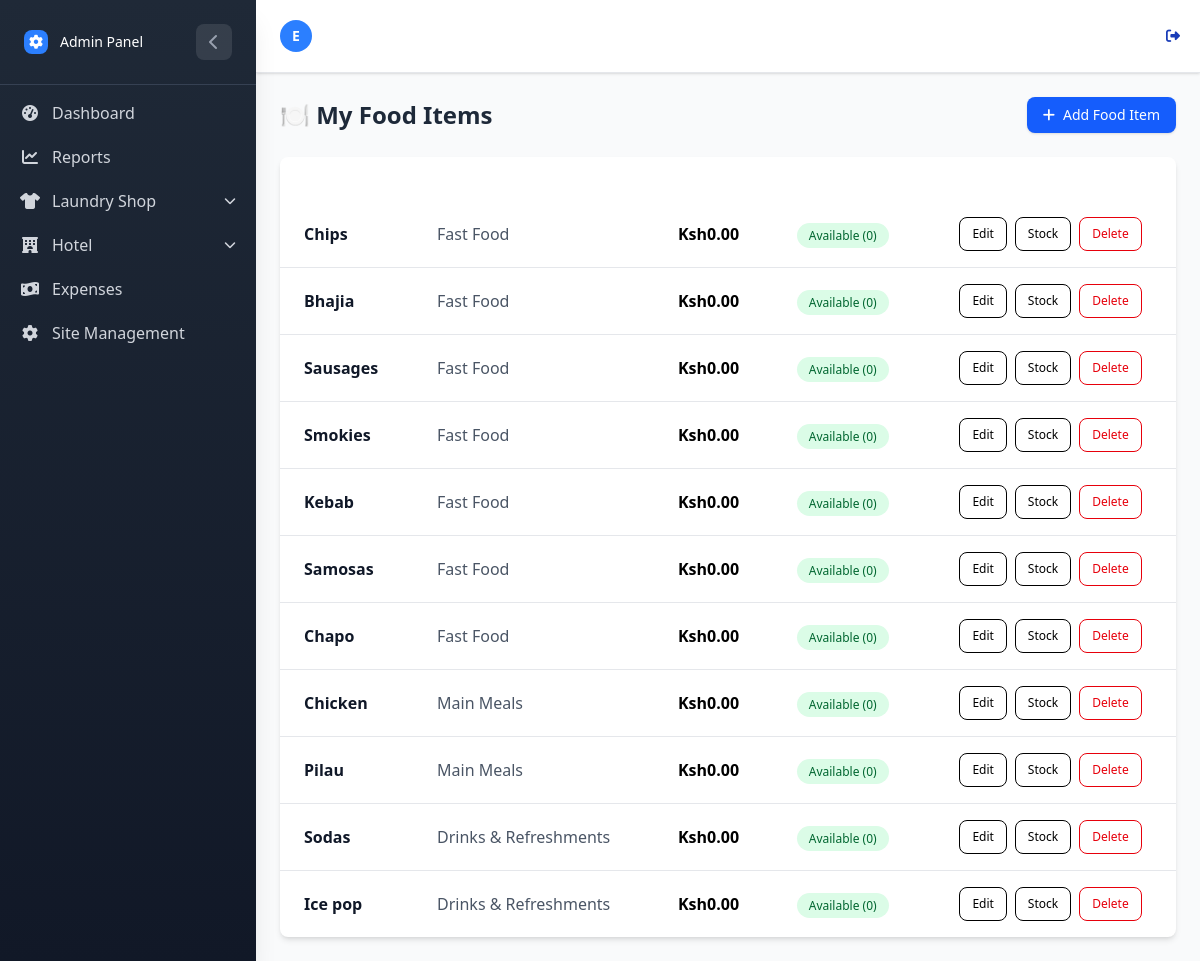
The app's page /Hotel/items/ (signed in) with its own data.
### LaundryApp/models.py (models this page shows, shortened)
class UserProfile(AbstractUser):
    username = None
    email = models.EmailField(unique=True)
    USERNAME_FIELD = 'email'
    REQUIRED_FIELDS = []
    APP_CHOICES = (
        ('laundry', 'Laundry'),
        ('hotel', 'Hotel'),
    )
    app_type = models.CharField(max_length=20, choices=APP_CHOICES, default='hotel')
    USER_TYPE_CHOICES = (
        ('admin', 'Admin'),
        ('staff', 'Staff'),
    )
    user_type = models.CharField(max_length=20, choices=USER_TYPE_CHOICES, db_index=True)
    objects = CustomUserManager()

### HotelApp/models.py (models this page shows, shortened)
class FoodItem(models.Model):
    category = models.ForeignKey(FoodCategory, on_delete=models.CASCADE, related_name="items")
    name = models.CharField(max_length=100, db_index=True)
    price = models.DecimalField(max_digits=10, decimal_places=2)
    image = models.ImageField(upload_to=food_item_image_path, blank=True, null=True)
    created_by =  models.ForeignKey(
        settings.AUTH_USER_MODEL,
        on_delete=models.CASCADE)
    quantity = models.PositiveIntegerField(default=0)  # how many portions are available
    is_available = models.BooleanField(default=False, db_index=True)  # marked available by seller

class FoodCategory(models.Model):
    name = models.CharField(max_length=100, unique=True, db_index=True)

### HotelApp/views.py (the view)
# urls.py: path('items/', views.food_item_list, name='food_item_list'),
@login_required
def food_item_list(request):
    items = FoodItem.objects.all()
    return render(request, 'food/food_item_list.html', {'items': items})

### HotelApp/templates/food/food_item_list.html (shortened to what this page needs)
{% extends 'home.html' %}
{% block content %}
<div class="flex justify-between items-center mb-6">
    <h2 class="text-2xl font-bold text-gray-800">🍽️ My Food Items</h2>
    <a href="{% url 'hotel:food_item_create' %}"
        class="inline-flex items-center px-4 py-2 bg-blue-600 text-white text-sm font-medium rounded-lg shadow hover:bg-indigo-700 transition duration-200">
        <i class="fas fa-plus mr-2"></i> Add Food Item
    </a>
</div>
<div class="overflow-x-auto bg-white shadow-md rounded-lg">
    <table class=" w-full min-w-full border-collapse">
        <thead class="bg-indigo-600 text-white">
            <tr>
                <th class="px-6 py-3 text-left text-sm font-semibold">Name</th>
                <th class="px-6 py-3 text-left text-sm font-semibold">Category</th>
                <th class="px-6 py-3 text-left text-sm font-semibold">Price</th>
                <th class="px-6 py-3 text-left text-sm font-semibold">Status</th>
                <th class="px-6 py-3 text-center text-sm font-semibold">Actions</th>
            </tr>
        </thead>
        <tbody class="divide-y divide-gray-200">
            {% for item in items %}
            <tr class="hover:bg-gray-50 transition">
                <td class="px-6 py-4 font-semibold text-gray-900">{{ item.name }}</td>
                <td class="px-6 py-4 text-gray-600">{{ item.category.name }}</td>
                <td class="px-6 py-4 font-bold text-indigo-600">Ksh{{ item.price }}</td>
                <td class="px-6 py-4">
                    {% if item.is_available %}
                    <span class="px-3 py-1 text-xs font-medium bg-green-100 text-green-800 rounded-full">
                        Available ({{ item.quantity }})
                    </span>
                    {% else %}
                    <span class="px-3 py-1 text-xs font-medium bg-red-100 text-red-800 rounded-full">
                        Unavailable
                    </span>
                    {% endif %}
                </td>
                <td class="px-6 py-4 flex justify-center space-x-2">
                    <a href="{% url 'hotel:food_item_edit' item.pk %}"
                        class="px-3 py-2 text-xs font-medium text-indigo-600 border border-indigo-600 rounded-lg hover:bg-indigo-600 hover:text-white transition">
                        Edit
                    </a>
                    <a href="{% url 'hotel:food_item_availability' item.pk %}"
                        class="px-3 py-2 text-xs font-medium text-yellow-600 border border-yellow-600 rounded-lg hover:bg-yellow-600 hover:text-white transition">
                        Stock
                    </a>
                    <a href="{% url 'hotel:food_item_delete' item.pk %}"
                        class="px-3 py-2 text-xs font-medium text-red-600 border border-red-600 rounded-lg hover:bg-red-600 hover:text-white transition">
                        Delete
                    </a>
                </td>
            </tr>
            {% endfor %}
        </tbody>
    </table>
</div>
{% endblock %}

### LaundryApp/templates/home.html (shortened to what this page needs)
{% load static tailwind_tags %}
{% load static %}
<!DOCTYPE html>
<html lang="en">
<head>
    {% tailwind_css %}
    <link rel="stylesheet" href="https://cdnjs.cloudflare.com/ajax/libs/font-awesome/6.4.0/css/all.min.css">
    <link rel="stylesheet" href="{% static 'css/dist/styles.css' %}">
</head>
<body class="bg-gray-50 min-h-screen font-sans">
    <div id="sidebar"
        class="sidebar-gradient w-64 fixed top-0 left-0 h-full sidebar-transition z-50 shadow-xl sidebar-mobile-hidden lg:sidebar-mobile-visible">
        <div class="p-4 lg:p-6 border-b border-gray-700">
            <div class="flex items-center justify-between">
                <div class="flex items-center space-x-3">
                    <div class="w-6 h-6 bg-blue-500 rounded-lg flex items-center justify-center">
                        {% if user.is_authenticated and user.is_superuser %}
                        <i class="fas fa-cog text-white text-sm"></i>
                        {% elif app_type == 'hotel' %}
                        <i class="fas fa-utensils text-white text-sm"></i>
                        {% elif app_type == 'laundry' %}
                        <i class="fas fa-shirt text-white text-sm"></i>
                        {% else %}
                        <i class="fas fa-building text-white text-sm"></i>
                        {% endif %}
                    </div>
                    <span class="text-white text-sm font-medium sidebar-header-text">
                        {% if user.is_authenticated and user.is_superuser %}
                        Admin Panel
                        {% elif app_type == 'hotel' %}
                        Hotel Management
                        {% elif app_type == 'laundry' %}
                        Laundry Management
                        {% else %}
                        Welcome
                        {% endif %}
                    </span>
                </div>
                {% if user.is_superuser or app_type == 'hotel' or app_type == 'laundry' %}
                <button id="sidebar-toggle" class="sidebar-toggle-btn text-gray-400 hover:text-white lg:flex hidden">
                    <i class="fas fa-chevron-left"></i>
                </button>
                {% endif %}
            </div>
        </div>
        <div class="sidebar-scrollable">
            <nav class="p-2 lg:p-4 space-y-1">
                {% if user.is_authenticated and user.is_superuser %}
                <a href="{% url 'laundry:dashboard' %}"
                    class="flex items-center space-x-3 px-3 py-2 lg:px-4 lg:py-3 text-gray-300 hover:bg-gray-700 hover:text-white rounded-lg transition-colors group"
                    title="Dashboard">
                    <i class="fas fa-tachometer-alt w-5 text-center"></i>
                    <span class="sidebar-text">Dashboard</span>
                </a>
                <a href="{% url 'laundry:laundryapp_dashboard' %}"
                    class="flex items-center space-x-3 px-3 py-2 lg:px-4 lg:py-3 text-gray-300 hover:bg-gray-700 hover:text-white rounded-lg transition-colors group"
                    title="Reports">
                    <i class="fas fa-chart-line w-5 text-center"></i>
                    <span class="sidebar-text">Reports</span>
                </a>
                <div class="dropdown-group" id="laundry-dropdown-group">
                    <div class="dropdown-toggle flex items-center space-x-3 px-3 py-2 lg:px-4 lg:py-3 text-gray-300 hover:bg-gray-700 hover:text-white rounded-lg transition-colors group cursor-pointer"
                        onclick="toggleDropdown('laundry-dropdown', 'laundry')">
                        <i class="fas fa-shirt w-5 text-center"></i>
                        <span class="sidebar-text flex-1">Laundry Shop</span>
                        <i class="fas fa-chevron-down text-xs transition-transform duration-300"></i>
                    </div>
                </div>
                <div class="dropdown-group" id="hotel-dropdown-group">
                    <div class="dropdown-toggle flex items-center space-x-3 px-3 py-2 lg:px-4 lg:py-3 text-gray-300 hover:bg-gray-700 hover:text-white rounded-lg transition-colors group cursor-pointer"
                        onclick="toggleDropdown('hotel-dropdown', 'hotel')">
                        <i class="fas fa-hotel w-5 text-center"></i>
                        <span class="sidebar-text flex-1">Hotel</span>
                        <i class="fas fa-chevron-down text-xs transition-transform duration-300"></i>
                    </div>
                </div>
                <a href="{% url 'laundry:business_list' %}"
                    class="flex items-center space-x-3 px-3 py-2 lg:px-4 lg:py-3 text-gray-300 hover:bg-gray-700 hover:text-white rounded-lg transition-colors group"
                    title="Expenses">
                    <i class="fas fa-money-bill-wave w-5 text-center"></i>
                    <span class="sidebar-text">Expenses</span>
                </a>
                <a href="{% url 'laundry:user_management' %}"
                    class="flex items-center space-x-3 px-3 py-2 lg:px-4 lg:py-3 text-gray-300 hover:bg-gray-700 hover:text-white rounded-lg transition-colors group"
                    title="Site Management">
                    <i class="fas fa-cog w-5 text-center"></i>
                    <span class="sidebar-text">Site Management</span>
                </a>
                {% endif %}
            </nav>
        </div>
    </div>
    <div id="main-content"
        class="content-transition min-h-screen content-mobile-full {% if user.is_authenticated %}lg:ml-64{% endif %}">
        <header class="bg-white shadow-sm border-b border-gray-200">
            <div class="flex items-center justify-between px-4 py-3 lg:px-6 lg:py-4">
                <div class="flex items-center space-x-3 p-2">
                    <div class="flex items-center justify-around space-x-3">
                        <div class="relative">
                            <div
                                class="w-8 h-8 lg:w-10 lg:h-10 bg-blue-500 rounded-full flex items-center justify-center">
                                <span class="text-white font-semibold text-sm lg:text-base">{{ user.get_username|first|upper}}</span>
                            </div>
                        </div>
                    </div>
                </div>
                {% if user.is_authenticated %}
                <form method="post" action="{% url 'logout' %}">
                    <button type="submit"
                        class="text-blue-800 hover:text-blue-600 text-sm lg:text-base bg-transparent border-0 cursor-pointer flex items-center">
                        <i class="fas fa-sign-out-alt mr-1"></i>
                    </button>
                </form>
                {% else %}
                <a href="{% url 'login' %}"
                    class="text-blue-800 hover:text-blue-600 text-sm lg:text-base bg-transparent border-0 cursor-pointer flex items-center">
                    <i class="fas fa-sign-in-alt mr-1"></i>
                    <span class="hidden sm:inline">Login</span>
                </a>
                {% endif %}
            </div>
        </header>
        <main class="p-4 lg:p-6">
            {% block content %}{% endblock %}
        </main>
    </div>
</body>
</html>

### LaundryApp/templates/home.html (style rules this page uses)
.sidebar-transition { transition: all 0.3s ease-in-out; }
.content-transition { transition: margin-left 0.3s ease-in-out; }
.sidebar-gradient { background: linear-gradient(180deg, #1f2937 0%, #111827 100%); }
.sidebar-toggle-btn { transition: all 0.3s ease; width: 36px; height: 36px; display: flex; align-items: center; justify-content: center; border-radius: 8px; background-color: rgba(255, 255, 255, 0.1); }
.dropdown-toggle { cursor: pointer; }
.dropdown-toggle i.fa-chevron-down { transition: transform 0.3s ease; }
.sidebar-scrollable { height: calc(100% - 80px); overflow-y: auto; }

### records on screen
UserProfile: get_username|first "E"
FoodItem: name "Chips", category.name "Fast Food", price "0.00", quantity "0"
FoodItem: name "Bhajia", category.name "Fast Food", price "0.00", quantity "0"
FoodItem: name "Sausages", category.name "Fast Food", price "0.00", quantity "0"
FoodItem: name "Smokies", category.name "Fast Food", price "0.00", quantity "0"
FoodItem: name "Kebab", category.name "Fast Food", price "0.00", quantity "0"
FoodItem: name "Samosas", category.name "Fast Food", price "0.00", quantity "0"
FoodItem: name "Chapo", category.name "Fast Food", price "0.00", quantity "0"
FoodItem: name "Chicken", category.name "Main Meals", price "0.00", quantity "0"
FoodItem: name "Pilau", category.name "Main Meals", price "0.00", quantity "0"
FoodItem: name "Sodas", category.name "Drinks & Refreshments", price "0.00", quantity "0"
FoodItem: name "Ice pop", category.name "Drinks & Refreshments", price "0.00", quantity "0"
